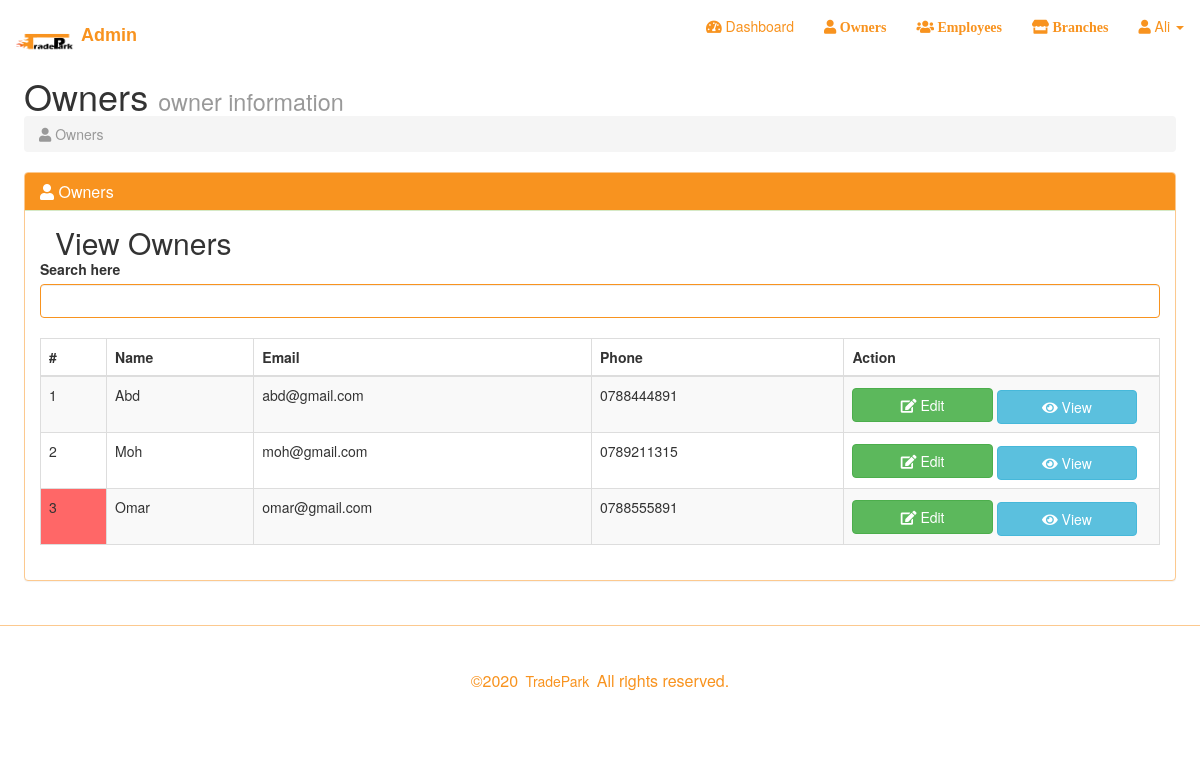
The page /admin/owners.php (signed in) on the database its author committed.
### tables this page shows
CREATE TABLE `owner` (
  `OwnID` int(5) NOT NULL,
  `OwnName` varchar(50) NOT NULL,
  `OwnPhone` char(10) NOT NULL,
  `OwnEmail` varchar(50) NOT NULL,
  `OwnPassword` varchar(50) NOT NULL,
  `OwnPic` blob NOT NULL,
  `OwnActive` char(1) NOT NULL,
  `OwnLat` float(10,6) NOT NULL,
  `OwnLng` float(10,6) NOT NULL,
  `AdmID` int(5) DEFAULT NULL
);

### admin/owners.php (the view, shortened to what this page needs)
<!DOCTYPE html>
<html>
    <?php
        function owner_info($conn)
        {
            $table='';
            $records="SELECT * FROM owner own LEFT JOIN admin adm ON own.AdmID=adm.AdmID Order by ownActive DESC,ownName ASC";
            $result = mysqli_query($conn,$records);
            $c = 1;
            if(mysqli_num_rows($result)>0)
            {
                while($row=mysqli_fetch_assoc($result))
                {
                    $own_id=$row['OwnID'];
                    $table.="<tr>";
                    if ($row["OwnActive"]==0)
                    {
                        $table.= "<td style='background-color:#ff6767' title='".$row['AdmName']."'>".$c." </td>";
                    }else{
                        $table.= "<td>".$c." </td>";
                    }
                    $table.= "<td>".$row['OwnName']." </td>";
                    $table.= "<td>".$row['OwnEmail']." </td>";
                    $table.= "<td>".$row['OwnPhone']." </td>";
                    $table.= "<td>
                    <button name='edit' id='$own_id' class='btn btn-success edit_data_btn btn-block' style='width:47% ;display:inline-block'><i class='fas fa-edit'></i>
                    Edit
                    </button>
                    <button name='view' id='$own_id' class='btn btn-info view_data_btn btn-block' style='width:47% ;display:inline-block'><i class='fas fa-eye'></i>
                        View
                    </button>
                </td>
                </tr>";
                $c++;
                }
            }
            return $table;
        }
    ?>
    <head>
        <link href="css/bootstrap.css" rel="stylesheet">
        <link href="css/main.css" rel="stylesheet">
        <link href="css/util.css" rel="stylesheet">
        <link rel="stylesheet" href="font-awesome/css/font-awesome.min.css">
        <link rel='stylesheet' href='https://use.fontawesome.com/releases/v5.7.0/css/all.css'>
        <link rel="stylesheet" type="text/css" href="https://cdnjs.cloudflare.com/ajax/libs/sweetalert/1.1.0/sweetalert.min.css">
    </head>
    <body>
        <?php include "navbar.php" ?>
        <div id="page-wrapper" style="margin: 2%;">
            <div class="row">
                <div class="col-lg-12">
                    <h1>Owners <small>owner information</small></h1>
                    <ol class="breadcrumb">
                        <li class="active"><i class="fas fa-user"></i> Owners</li>
                    </ol>
                </div>
            </div>
        <div class="row">
            <div class="col-lg-12" >
                <div class="panel panel-orange">
                    <div class="panel-heading">
                        <h3 class="panel-title"><i class="fa fa-user"></i> Owners</h3>
                    </div>
                    <div class="panel-body" >
                        <div class="col-lg-12">
                            <h2>View Owners </h2>
                        </div>
                        <div class="table-responsive">
                            <div class="form-group has-orange"> <label for="searchdata">Search here </label> <input id="searchdata" type="text" name="searchdata" class="form-control " autocomplete="off" autofocus="autofocus">
                            <br>
                                <table class="table table-bordered table-hover table-striped tablesorter">
                                    <thead>
                                        <tr>
                                            <th>#</th> <th>Name</th> <th>Email</th> <th>Phone</th> <th>Action</th>
                                        </tr>
                                    </thead>
                                    <tbody id="table"> <?php echo owner_info($conn); ?> </tbody>
                                </table>
                            </div>
                        </div>
                    </div>
                </div>
            </div>
        </div>
    </div>
    <?php include "footer.php" ?>
    </body>
</html>

### admin/css/main.css (style rules this page uses)
html { scroll-behavior: smooth; }
* { margin: 0px; padding: 0px; box-sizing: border-box; }
body, html { height: 100%; }
h1,h2,h3,h4,h5,h6 { margin: 0px; }
ul, li { margin: 0px; list-style-type: none; }
input { outline: none; border: none; }

### rows shown on the page
owner: OwnName "Abd", OwnEmail "abd@gmail.com", OwnPhone "0788444891"
owner: OwnName "Moh", OwnEmail "moh@gmail.com", OwnPhone "0789211315"
owner: OwnName "Omar", OwnEmail "omar@gmail.com", OwnPhone "0788555891"

### other values the page prints
$_SESSION['AdmName'] "Ali"
